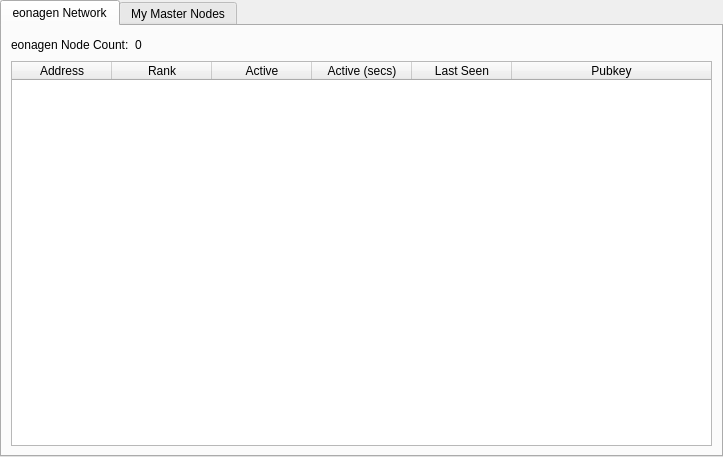
<?xml version="1.0" encoding="UTF-8"?>
<ui version="4.0">
 <class>MasternodeManager</class>
 <widget class="QWidget" name="MasternodeManager">
  <property name="geometry">
   <rect>
    <x>0</x>
    <y>0</y>
    <width>723</width>
    <height>457</height>
   </rect>
  </property>
  <property name="windowTitle">
   <string>Form</string>
  </property>
  <layout class="QVBoxLayout" name="topLayout">
   <property name="leftMargin">
    <number>0</number>
   </property>
   <property name="topMargin">
    <number>0</number>
   </property>
   <property name="rightMargin">
    <number>0</number>
   </property>
   <property name="bottomMargin">
    <number>0</number>
   </property>
   <item>
    <layout class="QVBoxLayout" name="verticalLayout">
     <property name="bottomMargin">
      <number>0</number>
     </property>
     <item>
      <widget class="QTabWidget" name="tabWidget">
       <property name="currentIndex">
        <number>0</number>
       </property>
       <widget class="QWidget" name="tab">
        <attribute name="title">
         <string>eonagen Network</string>
        </attribute>
        <layout class="QGridLayout" name="gridLayout">
         <item row="1" column="0">
          <widget class="QTableWidget" name="tableWidget">
           <property name="editTriggers">
            <set>QAbstractItemView::NoEditTriggers</set>
           </property>
           <property name="alternatingRowColors">
            <bool>true</bool>
           </property>
           <property name="selectionBehavior">
            <enum>QAbstractItemView::SelectRows</enum>
           </property>
           <property name="sortingEnabled">
            <bool>true</bool>
           </property>
           <attribute name="horizontalHeaderStretchLastSection">
            <bool>true</bool>
           </attribute>
           <column>
            <property name="text">
             <string>Address</string>
            </property>
           </column>
           <column>
            <property name="text">
             <string>Rank</string>
            </property>
           </column>
           <column>
            <property name="text">
             <string>Active</string>
            </property>
           </column>
           <column>
            <property name="text">
             <string>Active (secs)</string>
            </property>
           </column>
           <column>
            <property name="text">
             <string>Last Seen</string>
            </property>
           </column>
           <column>
            <property name="text">
             <string>Pubkey</string>
            </property>
           </column>
          </widget>
         </item>
         <item row="0" column="0">
          <layout class="QHBoxLayout" name="horizontalLayout_3">
           <property name="bottomMargin">
            <number>0</number>
           </property>
           <item>
            <widget class="QLabel" name="label_2">
             <property name="text">
              <string>eonagen Node Count:</string>
             </property>
            </widget>
           </item>
           <item>
            <widget class="QLabel" name="countLabel">
             <property name="text">
              <string>0</string>
             </property>
            </widget>
           </item>
           <item>
            <spacer name="horizontalSpacer_3">
             <property name="orientation">
              <enum>Qt::Horizontal</enum>
             </property>
             <property name="sizeHint" stdset="0">
              <size>
               <width>40</width>
               <height>20</height>
              </size>
             </property>
            </spacer>
           </item>
          </layout>
         </item>
        </layout>
       </widget>
       <widget class="QWidget" name="tab_2">
        <attribute name="title">
         <string>My Master Nodes</string>
        </attribute>
        <layout class="QGridLayout" name="gridLayout_2">
         <item row="0" column="0">
          <layout class="QVBoxLayout" name="verticalLayout_2">
           <property name="bottomMargin">
            <number>0</number>
           </property>
           <item>
            <layout class="QHBoxLayout" name="horizontalLayout">
             <item>
              <widget class="QPushButton" name="createButton">
               <property name="text">
                <string>&amp;Create...</string>
               </property>
              </widget>
             </item>
             <item>
              <widget class="QPushButton" name="copyAddressButton">
               <property name="text">
                <string>Copy &amp;Address</string>
               </property>
              </widget>
             </item>
             <item>
              <spacer name="horizontalSpacer">
               <property name="orientation">
                <enum>Qt::Horizontal</enum>
               </property>
               <property name="sizeHint" stdset="0">
                <size>
                 <width>40</width>
                 <height>20</height>
                </size>
               </property>
              </spacer>
             </item>
            </layout>
           </item>
           <item>
            <widget class="QTableWidget" name="tableWidget_2">
             <property name="editTriggers">
              <set>QAbstractItemView::NoEditTriggers</set>
             </property>
             <property name="alternatingRowColors">
              <bool>true</bool>
             </property>
             <property name="selectionMode">
              <enum>QAbstractItemView::SingleSelection</enum>
             </property>
             <property name="selectionBehavior">
              <enum>QAbstractItemView::SelectRows</enum>
             </property>
             <attribute name="horizontalHeaderStretchLastSection">
              <bool>true</bool>
             </attribute>
             <column>
              <property name="text">
               <string>Alias</string>
              </property>
             </column>
             <column>
              <property name="text">
               <string>IP/Onion</string>
              </property>
             </column>
             <column>
              <property name="text">
               <string>Status</string>
              </property>
             </column>
             <column>
              <property name="text">
               <string>Collateral Address</string>
              </property>
             </column>
            </widget>
           </item>
           <item>
            <layout class="QHBoxLayout" name="horizontalLayout_2">
             <property name="bottomMargin">
              <number>0</number>
             </property>
             <item>
              <widget class="QPushButton" name="editButton">
               <property name="text">
                <string>&amp;Edit</string>
               </property>
              </widget>
             </item>
             <item>
              <widget class="QPushButton" name="getConfigButton">
               <property name="text">
                <string>&amp;Get Config</string>
               </property>
              </widget>
             </item>
             <item>
              <widget class="QPushButton" name="removeButton">
               <property name="text">
                <string>&amp;Remove</string>
               </property>
              </widget>
             </item>
             <item>
              <spacer name="horizontalSpacer_2">
               <property name="orientation">
                <enum>Qt::Horizontal</enum>
               </property>
               <property name="sizeHint" stdset="0">
                <size>
                 <width>40</width>
                 <height>20</height>
                </size>
               </property>
              </spacer>
             </item>
            </layout>
           </item>
           <item>
            <layout class="QHBoxLayout" name="horizontalLayout_4">
             <property name="bottomMargin">
              <number>0</number>
             </property>
             <item>
              <widget class="QPushButton" name="startButton">
               <property name="text">
                <string>&amp;Start</string>
               </property>
              </widget>
             </item>
             <item>
              <widget class="QPushButton" name="stopButton">
               <property name="text">
                <string>Sto&amp;p</string>
               </property>
              </widget>
             </item>
             <item>
              <spacer name="horizontalSpacer_4">
               <property name="orientation">
                <enum>Qt::Horizontal</enum>
               </property>
               <property name="sizeHint" stdset="0">
                <size>
                 <width>40</width>
                 <height>20</height>
                </size>
               </property>
              </spacer>
             </item>
            </layout>
           </item>
           <item>
            <layout class="QHBoxLayout" name="horizontalLayout_5">
             <property name="bottomMargin">
              <number>0</number>
             </property>
             <item>
              <widget class="QPushButton" name="startAllButton">
               <property name="text">
                <string>S&amp;tart All</string>
               </property>
              </widget>
             </item>
             <item>
              <widget class="QPushButton" name="stopAllButton">
               <property name="text">
                <string>St&amp;op All</string>
               </property>
              </widget>
             </item>
             <item>
              <spacer name="horizontalSpacer_5">
               <property name="orientation">
                <enum>Qt::Horizontal</enum>
               </property>
               <property name="sizeHint" stdset="0">
                <size>
                 <width>40</width>
                 <height>20</height>
                </size>
               </property>
              </spacer>
             </item>
            </layout>
           </item>
          </layout>
         </item>
        </layout>
       </widget>
      </widget>
     </item>
    </layout>
   </item>
  </layout>
 </widget>
 <resources/>
 <connections/>
</ui>
